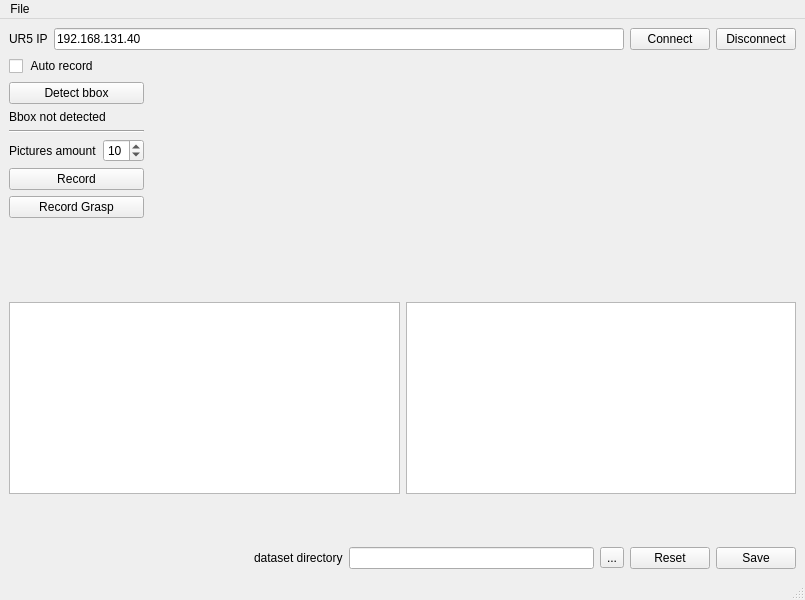
<?xml version="1.0" encoding="UTF-8"?>
<ui version="4.0">
 <class>MainWindow</class>
 <widget class="QMainWindow" name="MainWindow">
  <property name="geometry">
   <rect>
    <x>0</x>
    <y>0</y>
    <width>800</width>
    <height>600</height>
   </rect>
  </property>
  <property name="windowTitle">
   <string>DatasetRecorder</string>
  </property>
  <widget class="QWidget" name="centralwidget">
   <layout class="QVBoxLayout" name="verticalLayout">
    <item>
     <layout class="QHBoxLayout" name="horizontalLayout">
      <item>
       <widget class="QLabel" name="label">
        <property name="text">
         <string>UR5 IP</string>
        </property>
       </widget>
      </item>
      <item>
       <widget class="QLineEdit" name="lineEdit">
        <property name="text">
         <string>192.168.131.40</string>
        </property>
       </widget>
      </item>
      <item>
       <widget class="QPushButton" name="pushButton_2">
        <property name="text">
         <string>Connect</string>
        </property>
       </widget>
      </item>
      <item>
       <widget class="QPushButton" name="pushButton">
        <property name="text">
         <string>Disconnect</string>
        </property>
       </widget>
      </item>
     </layout>
    </item>
    <item>
     <layout class="QHBoxLayout" name="horizontalLayout_2">
      <item>
       <layout class="QVBoxLayout" name="verticalLayout_2">
        <item>
         <widget class="QCheckBox" name="chk_auto">
          <property name="text">
           <string> Auto record</string>
          </property>
         </widget>
        </item>
        <item>
         <widget class="QPushButton" name="btn_detect_bbox">
          <property name="text">
           <string>Detect bbox</string>
          </property>
         </widget>
        </item>
        <item>
         <widget class="QLabel" name="bbox_status">
          <property name="text">
           <string>Bbox not detected</string>
          </property>
         </widget>
        </item>
        <item>
         <widget class="Line" name="line">
          <property name="orientation">
           <enum>Qt::Horizontal</enum>
          </property>
         </widget>
        </item>
        <item>
         <layout class="QHBoxLayout" name="horizontalLayout_4">
          <property name="topMargin">
           <number>0</number>
          </property>
          <item>
           <widget class="QLabel" name="label_4">
            <property name="text">
             <string>Pictures amount</string>
            </property>
           </widget>
          </item>
          <item>
           <widget class="QSpinBox" name="img_amount">
            <property name="value">
             <number>10</number>
            </property>
           </widget>
          </item>
         </layout>
        </item>
        <item>
         <widget class="QPushButton" name="btn_record">
          <property name="text">
           <string>Record</string>
          </property>
         </widget>
        </item>
        <item>
         <widget class="QPushButton" name="btn_record_grasp">
          <property name="text">
           <string>Record Grasp</string>
          </property>
         </widget>
        </item>
        <item>
         <spacer name="verticalSpacer_2">
          <property name="orientation">
           <enum>Qt::Vertical</enum>
          </property>
          <property name="sizeHint" stdset="0">
           <size>
            <width>20</width>
            <height>40</height>
           </size>
          </property>
         </spacer>
        </item>
       </layout>
      </item>
      <item>
       <widget class="QLabel" name="label_croped_ply">
        <property name="minimumSize">
         <size>
          <width>320</width>
          <height>240</height>
         </size>
        </property>
        <property name="text">
         <string/>
        </property>
       </widget>
      </item>
      <item>
       <widget class="QLabel" name="label_all_ply">
        <property name="sizePolicy">
         <sizepolicy hsizetype="Preferred" vsizetype="Preferred">
          <horstretch>0</horstretch>
          <verstretch>0</verstretch>
         </sizepolicy>
        </property>
        <property name="minimumSize">
         <size>
          <width>320</width>
          <height>240</height>
         </size>
        </property>
        <property name="text">
         <string/>
        </property>
       </widget>
      </item>
     </layout>
    </item>
    <item>
     <layout class="QHBoxLayout" name="horizontalLayout_5">
      <property name="topMargin">
       <number>0</number>
      </property>
      <item>
       <widget class="QTableWidget" name="data_table"/>
      </item>
      <item>
       <widget class="QTableWidget" name="grasp_table"/>
      </item>
     </layout>
    </item>
    <item>
     <spacer name="verticalSpacer">
      <property name="orientation">
       <enum>Qt::Vertical</enum>
      </property>
      <property name="sizeHint" stdset="0">
       <size>
        <width>20</width>
        <height>40</height>
       </size>
      </property>
     </spacer>
    </item>
    <item>
     <layout class="QHBoxLayout" name="horizontalLayout_3">
      <item>
       <spacer name="horizontalSpacer">
        <property name="orientation">
         <enum>Qt::Horizontal</enum>
        </property>
        <property name="sizeHint" stdset="0">
         <size>
          <width>40</width>
          <height>20</height>
         </size>
        </property>
       </spacer>
      </item>
      <item>
       <widget class="QLabel" name="label_5">
        <property name="text">
         <string>dataset directory</string>
        </property>
       </widget>
      </item>
      <item>
       <widget class="QLineEdit" name="line_dataset_dir">
        <property name="enabled">
         <bool>true</bool>
        </property>
        <property name="readOnly">
         <bool>true</bool>
        </property>
       </widget>
      </item>
      <item>
       <widget class="QToolButton" name="file_path">
        <property name="text">
         <string>...</string>
        </property>
       </widget>
      </item>
      <item>
       <widget class="QPushButton" name="btn_reset">
        <property name="text">
         <string>Reset</string>
        </property>
       </widget>
      </item>
      <item>
       <widget class="QPushButton" name="btn_save">
        <property name="text">
         <string>Save</string>
        </property>
       </widget>
      </item>
     </layout>
    </item>
   </layout>
  </widget>
  <widget class="QMenuBar" name="menubar">
   <property name="geometry">
    <rect>
     <x>0</x>
     <y>0</y>
     <width>800</width>
     <height>24</height>
    </rect>
   </property>
   <widget class="QMenu" name="menuFile">
    <property name="title">
     <string>File</string>
    </property>
    <addaction name="actionNewDataset"/>
    <addaction name="actionOpen"/>
    <addaction name="actionSettings"/>
   </widget>
   <addaction name="menuFile"/>
  </widget>
  <widget class="QStatusBar" name="statusbar"/>
  <action name="actionNewDataset">
   <property name="text">
    <string>New dataset</string>
   </property>
  </action>
  <action name="actionSettings">
   <property name="text">
    <string>Settings</string>
   </property>
  </action>
  <action name="actionOpen">
   <property name="text">
    <string>Open dataset</string>
   </property>
  </action>
 </widget>
 <resources/>
 <connections/>
</ui>
